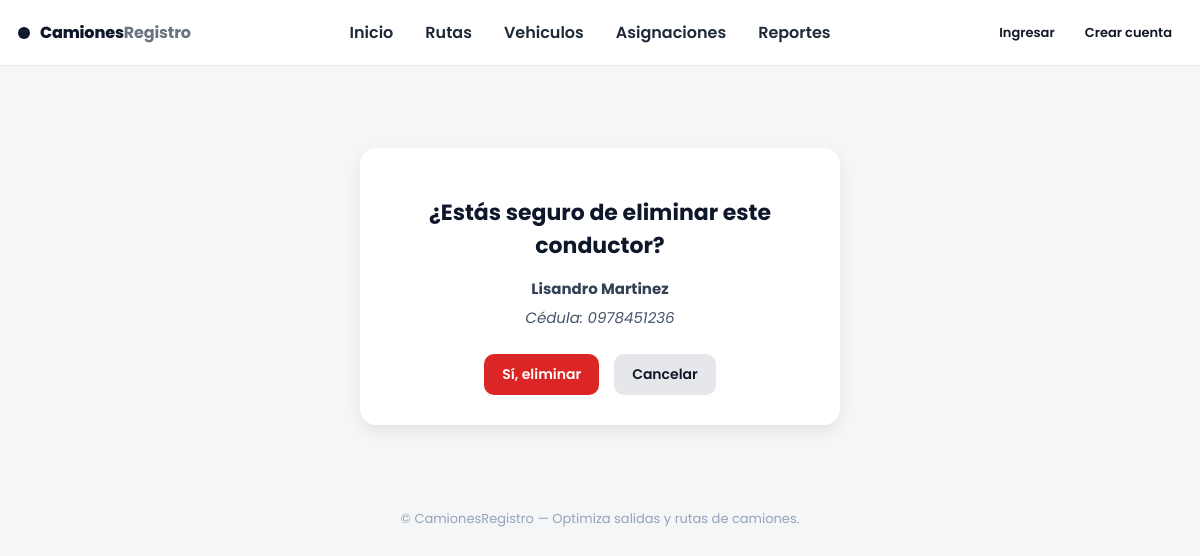
Page /vehiculos/eliminar_conductor/1/ on the committed database.
### vehiculos/models.py (models this page shows, shortened)
class Chofer(models.Model):
    nombres = models.CharField(max_length=100)
    apellidos = models.CharField(max_length=100)
    cedula = models.CharField(max_length=10, unique=True, null=True)
    licencia = models.ForeignKey(Licencia, null=True, on_delete=models.SET_NULL)
    class Meta:
        verbose_name = 'Chofer'
        verbose_name_plural = 'Choferes'
        ordering = ['apellidos']

### vehiculos/views.py (the view)
# urls.py: path('eliminar_conductor/<int:pk>/', EliminarConductor, name="eliminar_conductor"),
def EliminarConductor(request, pk):
    chofer = get_object_or_404(Chofer, pk=pk)
    if request.method == 'POST':
        chofer.delete()
        messages.info(request, 'Conductor eliminado correctamente')
        return redirect('vehiculos:listar_conductores')
    return render(request, 'Chofer/eliminar.html', {'chofer':chofer})

### vehiculos/templates/Chofer/eliminar.html (shortened to what this page needs)
{% extends 'layouts/base.html' %}
{% load static %}
{% block extra_css %}
<link rel="stylesheet" href="{% static 'css/eliminar.css' %}">
{% endblock %}
{% block content %}
<div class="delete-container">
    <div class="delete-card">
        <h2>¿Estás seguro de eliminar este conductor?</h2>
        <p><strong>{{ chofer.nombres }} {{ chofer.apellidos }}</strong></p>
        <p class="cedula">Cédula: {{ chofer.cedula }}</p>
        <form method="post">
            <div class="actions">
                <button type="submit" class="btn eliminar">Sí, eliminar</button>
                <a href="{% url 'vehiculos:listar_conductores' %}" class="btn cancelar">Cancelar</a>
            </div>
        </form>
    </div>
</div>
{% endblock %}

### static/css/base.css (style rules this page uses)
:root { --bg:#f4f6f8; --card:#ffffff; --text:#0f172a; --muted:#6b7280; --border:#e5e7eb; --primary:#0f172a; --radius:14px; --shadow:0 10px 30px rgba(2,6,23,.06); --accent:#111827; }
* { box-sizing:border-box; font-family: "Poppins", sans-serif; }
html,body { height:100% }
body { margin:0; background:var(--bg); color:var(--text); }
.btn { display:inline-flex; align-items:center; justify-content:center; gap:8px; padding:10px 14px; border-radius:12px; border:1px solid var(--border); background:#fff; color:#111827; font-weight:700; cursor:pointer; text-decoration:none; transition: box-shadow .2s, transform .04s, border-color .2s; }
.actions { text-align:right }

### vehiculos/static/css/eliminar.css (style rules this page uses)
.delete-container { display: flex; justify-content: center; align-items: center; padding: 60px 20px; }
.delete-card { background: #fff; padding: 30px 40px; border-radius: 16px; box-shadow: 0 6px 16px rgba(0,0,0,0.08); text-align: center; max-width: 480px; width: 100%; font-family: 'Segoe UI', Tahoma, sans-serif; }
.delete-card h2 { color: #0f172a; margin-bottom: 15px; font-size: 22px; }
.delete-card p { color: #334155; margin: 6px 0; font-size: 15px; }
.delete-card .cedula { color: #475569; font-style: italic; }
.actions { margin-top: 25px; display: flex; justify-content: center; gap: 15px; }
.btn { padding: 10px 18px; border-radius: 10px; font-weight: 600; font-size: 14px; text-decoration: none; cursor: pointer; transition: 0.3s ease; display: inline-block; border: none; }
.btn.eliminar { background: #dc2626; color: #fff; }
.btn.cancelar { background: #e5e7eb; color: #111827; }

### rows in the picture
Chofer: nombres "Lisandro", apellidos "Martinez", cedula "0978451236"
